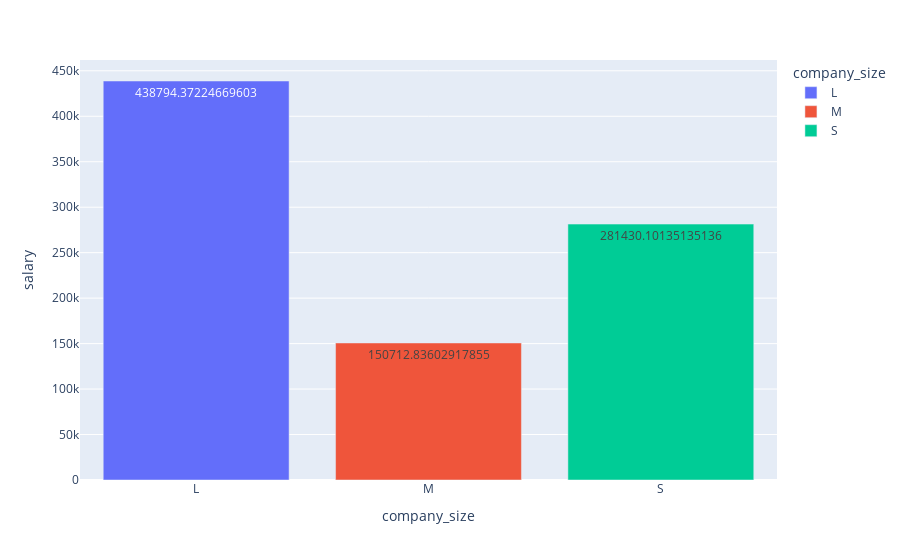

Notebook code for this chart:
### Code cell
fig = px.bar(df2, x = 'company_size', y = 'salary', color = 'company_size', text = 'salary')
fig.show()

### Figure 1 — Plotly figure (JSON) as saved in the notebook; plotly's stock layout.template omitted (floating-point values rounded to 4 significant figures)
{"data": [{"alignmentgroup": "True", "hovertemplate": "company_size=%{x}<br>salary=%{text}<extra></extra>", "legendgroup": "L", "marker": {"color": "#636efa", "pattern": {"shape": ""}}, "name": "L", "offsetgroup": "L", "orientation": "v", "showlegend": true, "text": [438800.0], "textposition": "auto", "type": "bar", "x": ["L"], "xaxis": "x", "y": [438800.0], "yaxis": "y"}, {"alignmentgroup": "True", "hovertemplate": "company_size=%{x}<br>salary=%{text}<extra></extra>", "legendgroup": "M", "marker": {"color": "#EF553B", "pattern": {"shape": ""}}, "name": "M", "offsetgroup": "M", "orientation": "v", "showlegend": true, "text": [150700.0], "textposition": "auto", "type": "bar", "x": ["M"], "xaxis": "x", "y": [150700.0], "yaxis": "y"}, {"alignmentgroup": "True", "hovertemplate": "company_size=%{x}<br>salary=%{text}<extra></extra>", "legendgroup": "S", "marker": {"color": "#00cc96", "pattern": {"shape": ""}}, "name": "S", "offsetgroup": "S", "orientation": "v", "showlegend": true, "text": [281400.0], "textposition": "auto", "type": "bar", "x": ["S"], "xaxis": "x", "y": [281400.0], "yaxis": "y"}], "layout": {"barmode": "relative", "legend": {"title": {"text": "company_size"}, "tracegroupgap": 0}, "margin": {"t": 60}, "xaxis": {"anchor": "y", "categoryarray": ["L", "M", "S"], "categoryorder": "array", "domain": [0, 1], "title": {"text": "company_size"}}, "yaxis": {"anchor": "x", "domain": [0, 1], "title": {"text": "salary"}}}}
